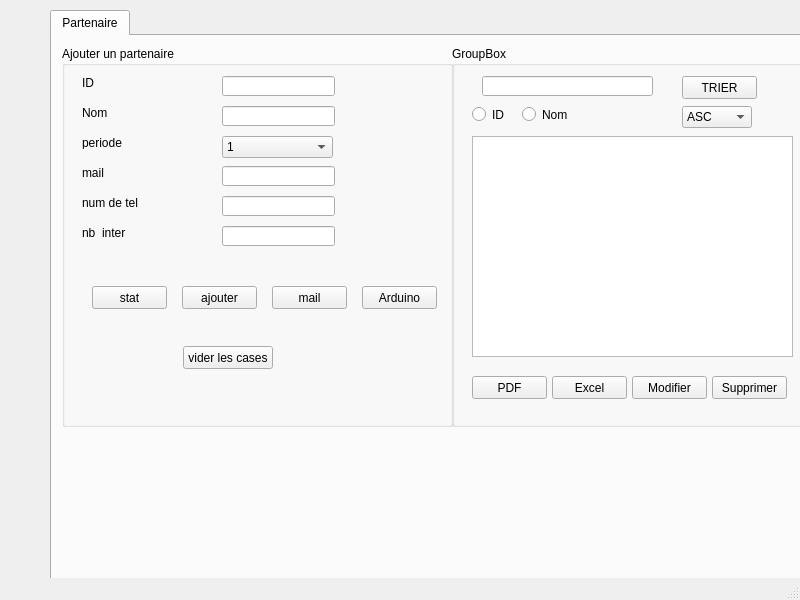
<?xml version="1.0" encoding="UTF-8"?>
<ui version="4.0">
 <class>MainWindow</class>
 <widget class="QMainWindow" name="MainWindow">
  <property name="geometry">
   <rect>
    <x>0</x>
    <y>0</y>
    <width>800</width>
    <height>600</height>
   </rect>
  </property>
  <property name="windowTitle">
   <string>MainWindow</string>
  </property>
  <widget class="QWidget" name="centralwidget">
   <widget class="QTabWidget" name="tabWidget">
    <property name="geometry">
     <rect>
      <x>50</x>
      <y>10</y>
      <width>811</width>
      <height>571</height>
     </rect>
    </property>
    <property name="currentIndex">
     <number>0</number>
    </property>
    <widget class="QWidget" name="tab">
     <attribute name="title">
      <string>Partenaire</string>
     </attribute>
     <widget class="QGroupBox" name="groupBox">
      <property name="geometry">
       <rect>
        <x>10</x>
        <y>10</y>
        <width>391</width>
        <height>381</height>
       </rect>
      </property>
      <property name="title">
       <string>Ajouter un partenaire</string>
      </property>
      <widget class="QLineEdit" name="lineEditIDENTIFIANT">
       <property name="geometry">
        <rect>
         <x>160</x>
         <y>30</y>
         <width>113</width>
         <height>20</height>
        </rect>
       </property>
      </widget>
      <widget class="QLabel" name="label">
       <property name="geometry">
        <rect>
         <x>20</x>
         <y>30</y>
         <width>47</width>
         <height>13</height>
        </rect>
       </property>
       <property name="text">
        <string>ID</string>
       </property>
      </widget>
      <widget class="QLabel" name="label_2">
       <property name="geometry">
        <rect>
         <x>20</x>
         <y>60</y>
         <width>47</width>
         <height>13</height>
        </rect>
       </property>
       <property name="text">
        <string>Nom</string>
       </property>
      </widget>
      <widget class="QLineEdit" name="lineEditNom">
       <property name="geometry">
        <rect>
         <x>160</x>
         <y>60</y>
         <width>113</width>
         <height>20</height>
        </rect>
       </property>
      </widget>
      <widget class="QLabel" name="label_3">
       <property name="geometry">
        <rect>
         <x>20</x>
         <y>120</y>
         <width>47</width>
         <height>13</height>
        </rect>
       </property>
       <property name="text">
        <string>mail</string>
       </property>
      </widget>
      <widget class="QLineEdit" name="lineEditMail">
       <property name="geometry">
        <rect>
         <x>160</x>
         <y>120</y>
         <width>113</width>
         <height>20</height>
        </rect>
       </property>
      </widget>
      <widget class="QLabel" name="label_4">
       <property name="geometry">
        <rect>
         <x>20</x>
         <y>90</y>
         <width>47</width>
         <height>13</height>
        </rect>
       </property>
       <property name="text">
        <string>periode</string>
       </property>
      </widget>
      <widget class="QLabel" name="label_5">
       <property name="geometry">
        <rect>
         <x>20</x>
         <y>180</y>
         <width>47</width>
         <height>13</height>
        </rect>
       </property>
       <property name="text">
        <string>nb_inter</string>
       </property>
      </widget>
      <widget class="QLineEdit" name="lineEditNb_inter">
       <property name="geometry">
        <rect>
         <x>160</x>
         <y>180</y>
         <width>113</width>
         <height>20</height>
        </rect>
       </property>
      </widget>
      <widget class="QLabel" name="label_6">
       <property name="geometry">
        <rect>
         <x>20</x>
         <y>150</y>
         <width>60</width>
         <height>13</height>
        </rect>
       </property>
       <property name="text">
        <string>num de tel</string>
       </property>
      </widget>
      <widget class="QLineEdit" name="lineEditNum_tel">
       <property name="geometry">
        <rect>
         <x>160</x>
         <y>150</y>
         <width>113</width>
         <height>20</height>
        </rect>
       </property>
      </widget>
      <widget class="QPushButton" name="pb_stat">
       <property name="geometry">
        <rect>
         <x>30</x>
         <y>240</y>
         <width>75</width>
         <height>23</height>
        </rect>
       </property>
       <property name="text">
        <string>stat</string>
       </property>
      </widget>
      <widget class="QPushButton" name="pb_ajouter">
       <property name="geometry">
        <rect>
         <x>120</x>
         <y>240</y>
         <width>75</width>
         <height>23</height>
        </rect>
       </property>
       <property name="text">
        <string>ajouter</string>
       </property>
      </widget>
      <widget class="QPushButton" name="pb_vidercases">
       <property name="geometry">
        <rect>
         <x>121</x>
         <y>300</y>
         <width>90</width>
         <height>23</height>
        </rect>
       </property>
       <property name="text">
        <string>vider les cases</string>
       </property>
      </widget>
      <widget class="QPushButton" name="pushButtonMail">
       <property name="geometry">
        <rect>
         <x>210</x>
         <y>240</y>
         <width>75</width>
         <height>23</height>
        </rect>
       </property>
       <property name="text">
        <string>mail</string>
       </property>
      </widget>
      <widget class="QPushButton" name="pushButton">
       <property name="geometry">
        <rect>
         <x>300</x>
         <y>240</y>
         <width>75</width>
         <height>23</height>
        </rect>
       </property>
       <property name="text">
        <string>Arduino</string>
       </property>
      </widget>
      <widget class="QComboBox" name="period">
       <property name="geometry">
        <rect>
         <x>160</x>
         <y>90</y>
         <width>111</width>
         <height>22</height>
        </rect>
       </property>
       <item>
        <property name="text">
         <string>1</string>
        </property>
       </item>
       <item>
        <property name="text">
         <string>2</string>
        </property>
       </item>
       <item>
        <property name="text">
         <string>3</string>
        </property>
       </item>
       <item>
        <property name="text">
         <string>4</string>
        </property>
       </item>
       <item>
        <property name="text">
         <string>5</string>
        </property>
       </item>
      </widget>
     </widget>
     <widget class="QGroupBox" name="groupBox_2">
      <property name="geometry">
       <rect>
        <x>400</x>
        <y>10</y>
        <width>431</width>
        <height>381</height>
       </rect>
      </property>
      <property name="title">
       <string>GroupBox</string>
      </property>
      <widget class="QLineEdit" name="lineEditRech">
       <property name="geometry">
        <rect>
         <x>30</x>
         <y>30</y>
         <width>171</width>
         <height>20</height>
        </rect>
       </property>
      </widget>
      <widget class="QTableView" name="tableView_partenaire">
       <property name="geometry">
        <rect>
         <x>20</x>
         <y>90</y>
         <width>321</width>
         <height>221</height>
        </rect>
       </property>
       <property name="selectionBehavior">
        <enum>QAbstractItemView::SelectRows</enum>
       </property>
      </widget>
      <widget class="QPushButton" name="pb_rechercher">
       <property name="geometry">
        <rect>
         <x>230</x>
         <y>30</y>
         <width>75</width>
         <height>23</height>
        </rect>
       </property>
       <property name="text">
        <string>TRIER</string>
       </property>
      </widget>
      <widget class="QRadioButton" name="rb_id">
       <property name="geometry">
        <rect>
         <x>20</x>
         <y>60</y>
         <width>82</width>
         <height>17</height>
        </rect>
       </property>
       <property name="text">
        <string>ID</string>
       </property>
      </widget>
      <widget class="QRadioButton" name="rb_nom">
       <property name="geometry">
        <rect>
         <x>70</x>
         <y>60</y>
         <width>82</width>
         <height>17</height>
        </rect>
       </property>
       <property name="text">
        <string>Nom</string>
       </property>
      </widget>
      <widget class="QPushButton" name="pb_pdf">
       <property name="geometry">
        <rect>
         <x>20</x>
         <y>330</y>
         <width>75</width>
         <height>23</height>
        </rect>
       </property>
       <property name="text">
        <string>PDF</string>
       </property>
      </widget>
      <widget class="QPushButton" name="pb_excel">
       <property name="geometry">
        <rect>
         <x>100</x>
         <y>330</y>
         <width>75</width>
         <height>23</height>
        </rect>
       </property>
       <property name="text">
        <string>Excel</string>
       </property>
      </widget>
      <widget class="QPushButton" name="pb_modif">
       <property name="geometry">
        <rect>
         <x>180</x>
         <y>330</y>
         <width>75</width>
         <height>23</height>
        </rect>
       </property>
       <property name="text">
        <string>Modifier</string>
       </property>
       <property name="checkable">
        <bool>true</bool>
       </property>
      </widget>
      <widget class="QPushButton" name="pb_supprimer">
       <property name="geometry">
        <rect>
         <x>260</x>
         <y>330</y>
         <width>75</width>
         <height>23</height>
        </rect>
       </property>
       <property name="text">
        <string>Supprimer</string>
       </property>
      </widget>
      <widget class="QComboBox" name="comboBox">
       <property name="geometry">
        <rect>
         <x>230</x>
         <y>60</y>
         <width>70</width>
         <height>22</height>
        </rect>
       </property>
       <item>
        <property name="text">
         <string>ASC</string>
        </property>
       </item>
       <item>
        <property name="text">
         <string>DESC</string>
        </property>
       </item>
      </widget>
     </widget>
    </widget>
   </widget>
  </widget>
  <widget class="QMenuBar" name="menubar">
   <property name="geometry">
    <rect>
     <x>0</x>
     <y>0</y>
     <width>800</width>
     <height>26</height>
    </rect>
   </property>
  </widget>
  <widget class="QStatusBar" name="statusbar"/>
 </widget>
 <resources/>
 <connections/>
</ui>
